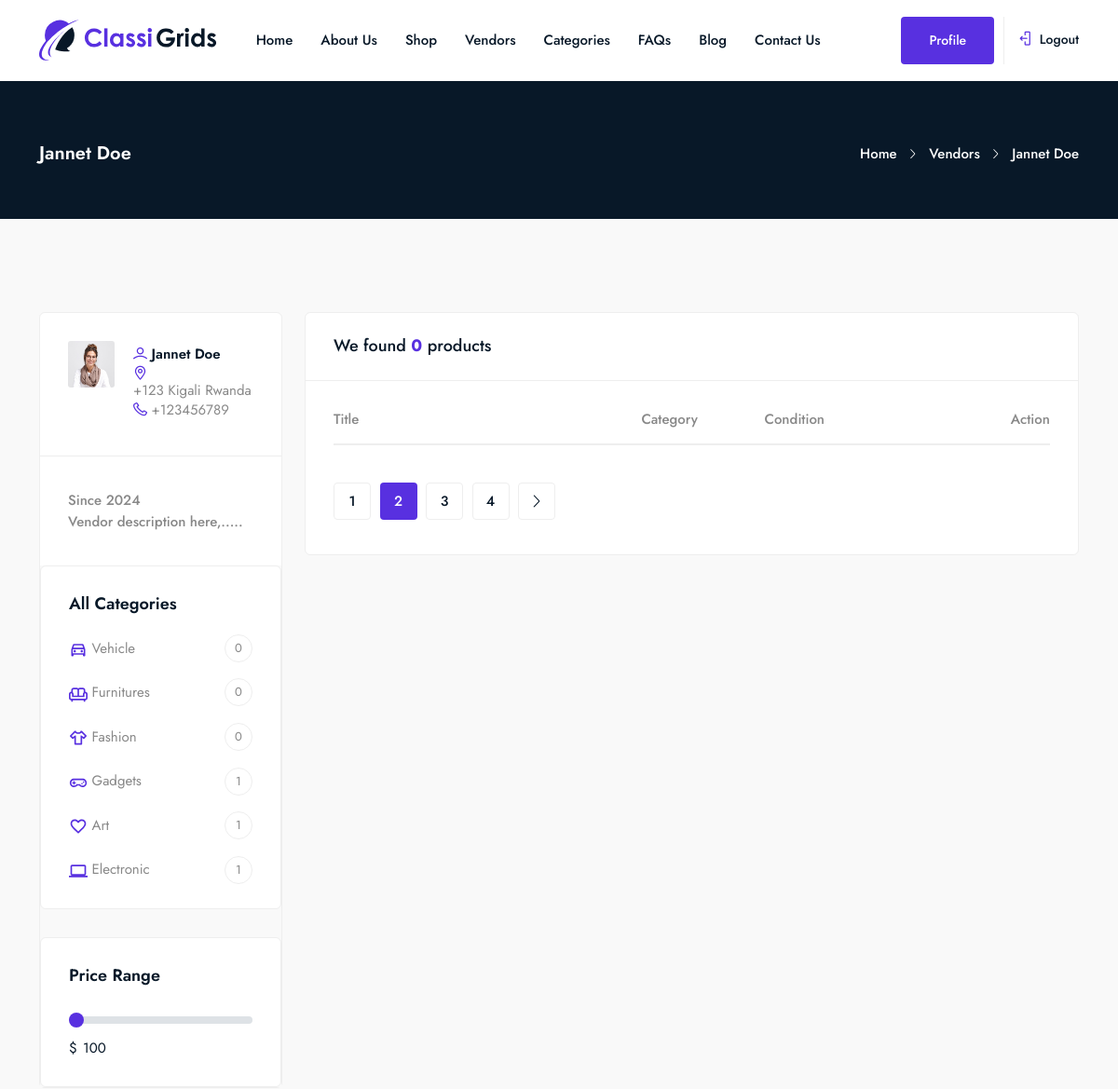
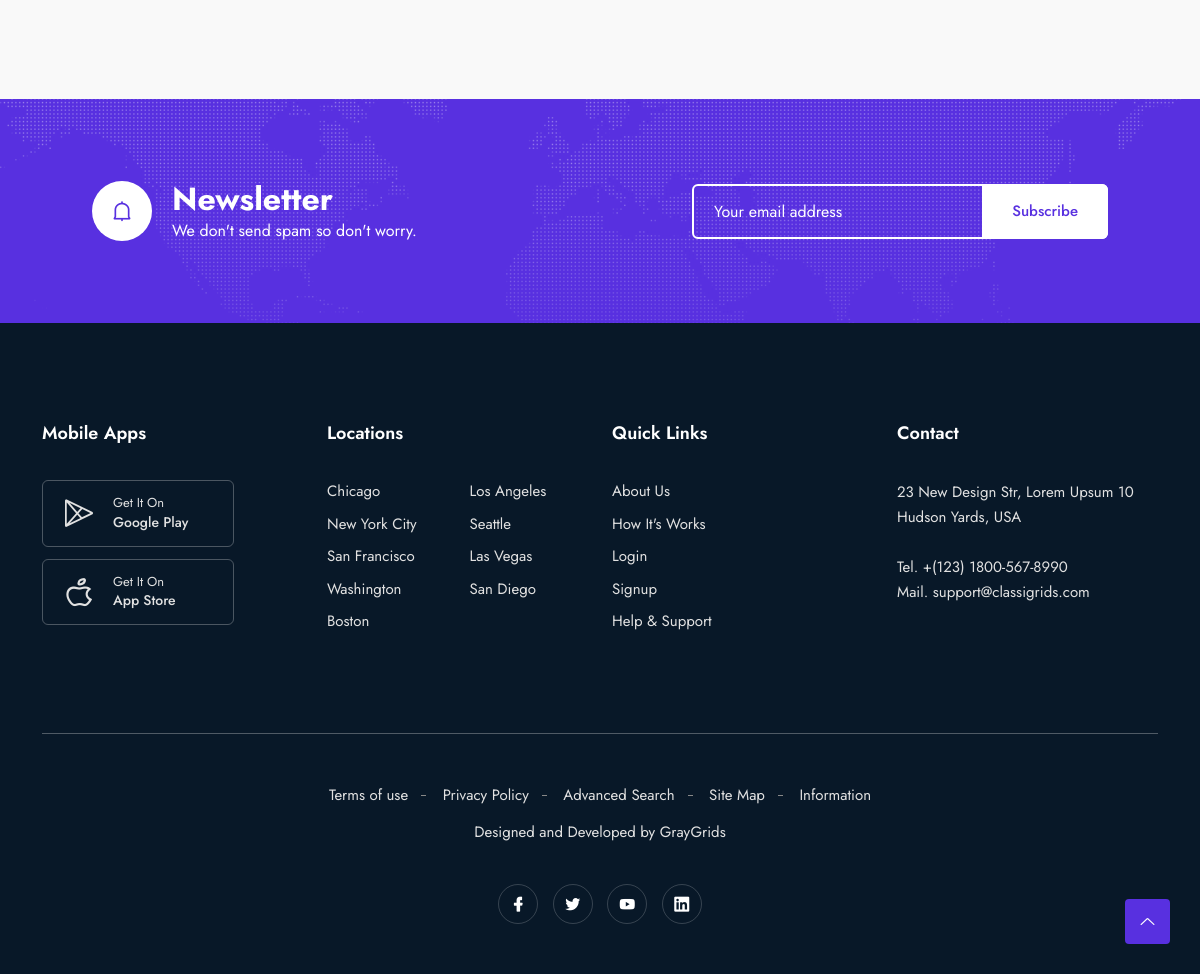
/vendors/2RFBgsnyU3F2o7S8UpW9vf (signed in), run on the app's committed database (2 pictures, top to bottom).
### base/models.py (models this page shows, shortened)
class Vendor(models.Model):
	vid = ShortUUIDField(unique=True, max_length=20)
	title = models.CharField(max_length=100, default="John Doe")
	image = models.ImageField(upload_to=use_directory_path, default="vendor.jpg")
	description = models.TextField(null=True, blank=False, default="Vendor description here,.....")
	address = models.CharField(max_length=100, default="123 Kigali Rwanda")
	contact = models.CharField(max_length=100, default="123456789")
	chat_resp_time = models.CharField(max_length=100, default="100")
	shipping_on_time = models.CharField(max_length=100, default="100")
	authentic_rating = models.CharField(max_length=100, default="100")
	days_return = models.CharField(max_length=100, default="100")
	warranty_period = models.CharField(max_length=100, default="100")
	user = models.ForeignKey(CustomUser, on_delete=models.SET_NULL, null=True)
	date = models.DateTimeField(auto_now_add=True, null=True, blank=True)
	class Meta:
		verbose_name_plural = "Vendors"

class Category(models.Model):
    cid = ShortUUIDField(unique=True, max_length=20)
    title = models.CharField(max_length=100, default="Category Name")
    image = models.FileField(upload_to="category", default="category.jpg", validators=[validate_svg])
    class Meta:
        verbose_name_plural = "Categories"

### base/views.py (the view)
# urls.py: path('vendors/<vid>', views.vendorView, name = 'vendorView'),
def vendorView(request, vid):
	vendor = Vendor.objects.get(vid=vid)
	products = Product.objects.filter(vendor=vendor, product_status="published")
	context = {
		'vendor': vendor,
		'products': products,
	}
	return render(request, 'vendors/show.html', context)

### base/context_processor.py (called while the page is built)
def default(request):
	categories = Category.objects.all()
	address = Address.objects.get(user=request.user)
	return {
		'categories': categories,
		'address': address,
	}

### base/templates/vendors/show.html (shortened to what this page needs)
{% extends 'layouts/app.html' %}
{% load static %}
{% block content %}
	<div class="breadcrumbs">
        <div class="container">
            <div class="row align-items-center">
                <div class="col-lg-6 col-md-6 col-12">
                    <div class="breadcrumbs-content">
                        <h1 class="page-title">{{ vendor.title }}</h1>
                    </div>
                </div>
                <div class="col-lg-6 col-md-6 col-12">
                    <ul class="breadcrumb-nav">
                        <li><a href="{% url 'base:home' %}">Home</a></li>
                        <li><a href="{% url 'base:vendors' %}">Vendors</a></li>
                        <li>{{ vendor.title }}</li>
                    </ul>
                </div>
            </div>
        </div>
    </div>
    <section class="dashboard section">
        <div class="container">
            <div class="row">
                <div class="col-lg-3 col-md-12 col-12">
                    <div class="dashboard-sidebar">
                        <div class="user-image">
                            <img src="{{ vendor.image.url }}" alt="#">
                            <h3>
                                <i class="lni lni-user" style="color: #5830E0;"></i>
                                {{ vendor.title }}
                                <span>
                                    <i class="lni lni-map-marker" style="color: #5830E0;"></i>
                                    <strong>
                                        <a href="javascript:void(0)">+{{ vendor.address }}</a>
                                    </strong>
                                </span>
                                <span>
                                    <i class="lni lni-phone" style="color: #5830E0;"></i>
                                    <strong>
                                        <a href="javascript:void(0)">+{{ vendor.contact }}</a>
                                    </strong>
                                </span>
                            </h3>
                        </div>
                        <div class="dashboard-menu">
                            <ul>
                                <li>
                                    <a href="#">
                                        Since {{ vendor.date|date:"Y" }}
                                        <span>{{ vendor.description }}</span>
                                    </a>
                                </li>
                            </ul>
                        </div>
                        <section class="category-page">
                            <div class="category-sidebar">
                                <div class="single-widget">
                                    <h3>All Categories</h3>
                                    <ul class="list">
                                        {% for category in categories %}
                                            <li>
                                                <a href="{% url 'base:categoryProduct' category.cid %}">
                                                    <img src="{{ category.image.url }}" style="width: 20px;">
                                                    {{ category.title }}<span>{{ category.category.count }}</span>
                                                </a>
                                            </li>
                                        {% endfor %}
                                    </ul>
                                </div>
                                <div class="single-widget range">
                                    <h3>Price Range</h3>
                                    <input type="range" class="form-range" name="range" step="1" min="100" max="10000"
                                        value="10" onchange="rangePrimary.value=value">
                                    <div class="range-inner">
                                        <label>$</label>
                                        <input type="text" id="rangePrimary" placeholder="100" />
                                    </div>
                                </div>
                            </div>
                        </section>
                    </div>
                </div>
                <div class="col-lg-9 col-md-12 col-12">
                    <div class="main-content">
                        <div class="dashboard-block mt-0">
                            <h3 class="block-title">
                                We found <strong style="color: #5830E0">{{ products.count }}</strong> products
                            </h3>
                            <div class="my-items">
                                <div class="item-list-title">
                                    <div class="row align-items-center">
                                        <div class="col-lg-5 col-md-5 col-12">
                                            <p>Title</p>
                                        </div>
                                        <div class="col-lg-2 col-md-2 col-12">
                                            <p>Category</p>
                                        </div>
                                        <div class="col-lg-2 col-md-2 col-12">
                                            <p>Condition</p>
                                        </div>
                                        <div class="col-lg-3 col-md-3 col-12 align-right">
                                            <p>Action</p>
                                        </div>
                                    </div>
                                </div>
                                <div class="pagination left">
                                    <ul class="pagination-list">
                                        <li><a href="javascript:void(0)">1</a></li>
                                        <li class="active"><a href="javascript:void(0)">2</a></li>
                                        <li><a href="javascript:void(0)">3</a></li>
                                        <li><a href="javascript:void(0)">4</a></li>
                                        <li><a href="javascript:void(0)"><i class="lni lni-chevron-right"></i></a></li>
                                    </ul>
                                </div>
                            </div>
                        </div>
                    </div>
                </div>
            </div>
        </div>
    </section>
{% endblock content %}

### data on the page
Vendor: title "Jannet Doe", image (picture), address "123 Kigali Rwanda", contact "123456789", date "2024", description "Vendor description here,....."
Category: image (picture), title "Vehicle", category.count "0"
Category: image (picture), title "Furnitures", category.count "0"
Category: image (picture), title "Fashion", category.count "0"
Category: image (picture), title "Gadgets", category.count "1"
Category: image (picture), title "Art", category.count "1"
Category: image (picture), title "Electronic", category.count "1"

### other printed values
{{ products.count }} "0"
